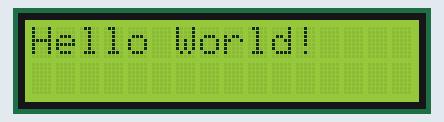
Bench run of a sketch on a simulated Arduino Uno, built with avr-gcc and run on an emulated ATmega328P. On the bench: 16×2 character LCD.

Above: at 1.2 s.
At 4.7 s:
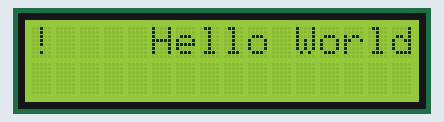
At 6.2 s:
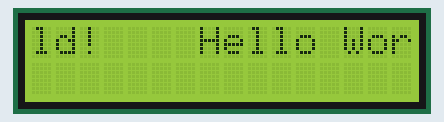
At 7.6 s:
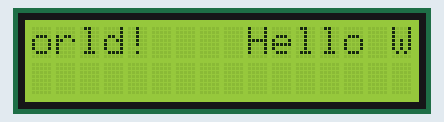
At 9.0 s:
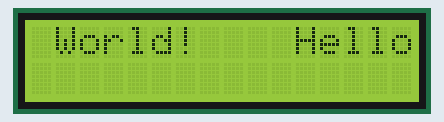
At 11.8 s:
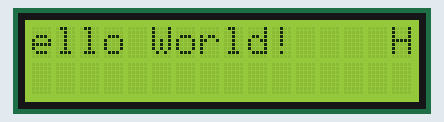

The sketch:

LCD_test.ino
```cpp
/*
  LCD test

 */

 #include <LiquidCrystal.h>

// LCD Shield mapping
// 4-bit mode : D4-7
// int LCD_RS = 8;
// int LCD_E = 9
// int LCD_D[4] = {10,11,12,13};

// Create LCD object
LiquidCrystal lcd(8,9,10,11,12,13);
char str[]= "Hello World!";
int x = 0;


void setup() {
  lcd.begin(16,2); // auto clear at begin. Cursor at 0,0

  lcd.print(str);
  //lcd.setCursor(9,1);
  //lcd.print("-spinto");
  delay(1000);
}


void loop() {

  lcd.clear();
  delay(100);

  lcd.setCursor(x,0);
  if(x<=4){  // 16-12 = 4 length required on screen for a rightmost full display
    lcd.print(str);
  } else {
    int tx=x;
    for(int i=0;i<12;i++) {
      lcd.write(str[i]);
      tx++;
      tx%=16;
      lcd.setCursor(tx,0);
    }
  }
  x++;
  x%=16;
  delay(600);
}
```

Measured:
- by itself, everything shown: repeats every 11.3 s, in 32 steps
- what the display in image 0 shows lasts 0.6 s, from 1.2 s to 1.8 s
